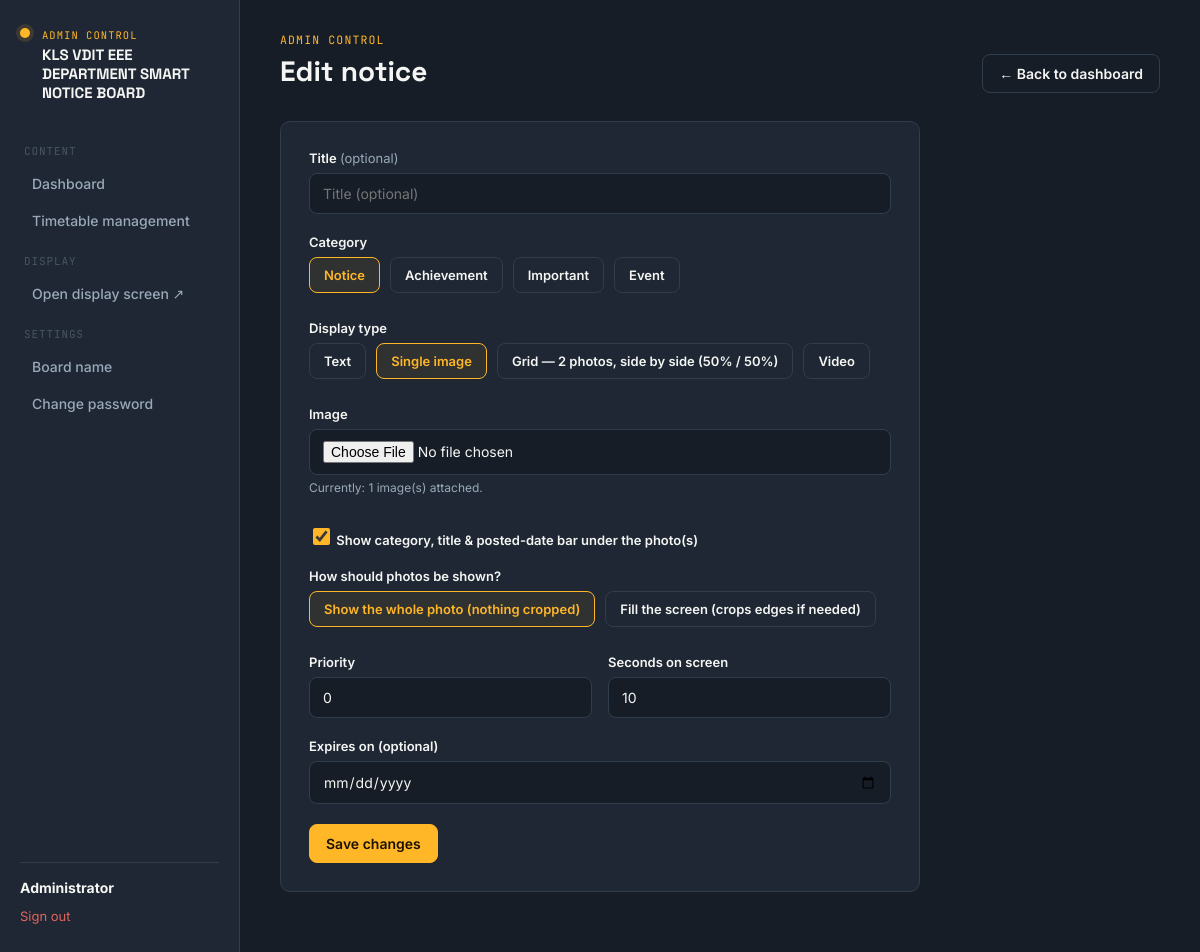
The page /notice/edit/1 (signed in) on the database its author committed.
### app.py (models this page shows, shortened)
class Settings(db.Model):
    id = db.Column(db.Integer, primary_key=True)
    board_title = db.Column(db.String(200), nullable=False, default=DEFAULT_BOARD_TITLE)

class User(UserMixin, db.Model):
    id = db.Column(db.Integer, primary_key=True)
    username = db.Column(db.String(64), unique=True, nullable=False)
    name = db.Column(db.String(128), nullable=False)
    password_hash = db.Column(db.String(255), nullable=False)
    role = db.Column(db.String(16), nullable=False, default="staff")  # admin | staff
    created_at = db.Column(db.DateTime, default=datetime.now)
    @property
    def is_admin(self):
        return self.role == "admin"

class Notice(db.Model):
    id = db.Column(db.Integer, primary_key=True)
    title = db.Column(db.String(200), nullable=False)
    category = db.Column(db.String(20), nullable=False, default="notice")
    display_type = db.Column(db.String(20), nullable=False, default="text")
    text_content = db.Column(db.Text, nullable=True)
    images = db.Column(db.Text, nullable=True)  # JSON list of filenames
    video_filename = db.Column(db.String(255), nullable=True)
    image_fit = db.Column(db.String(10), nullable=False, default=DEFAULT_IMAGE_FIT)  # cover | contain
    is_active = db.Column(db.Boolean, default=True)
    priority = db.Column(db.Integer, default=0)  # higher shows first
    duration_seconds = db.Column(db.Integer, default=10)  # how long to show in the normal rotation
    popup_duration_seconds = db.Column(db.Integer, default=15)  # how long an "important" full-screen popup stays up (separate from rotation duration)
    show_caption = db.Column(db.Boolean, default=True)  # if False, photo notices show pure full-bleed image — no badge/title/date bar at all
    created_by_id = db.Column(db.Integer, db.ForeignKey("user.id"))
    created_by = db.relationship("User", backref="notices")
    created_at = db.Column(db.DateTime, default=datetime.now)
    updated_at = db.Column(db.DateTime, default=datetime.now, onupdate=datetime.now)
    expires_at = db.Column(db.Date, nullable=True)
    ocr_used = db.Column(db.Boolean, default=False)
    ocr_source_filename = db.Column(db.String(255), nullable=True)
    ocr_extracted_at = db.Column(db.DateTime, nullable=True)
    def image_list(self):
        if not self.images:
            return []
        try:
            return json.loads(self.images)
        except (ValueError, TypeError):
            return []

### app.py (the view, shortened to what this page needs)
@app.route("/notice/edit/<int:notice_id>", methods=["GET", "POST"])
@login_required
def edit_notice(notice_id):
    notice = Notice.query.get_or_404(notice_id)
    if not current_user.is_admin and notice.created_by_id != current_user.id:
        abort(403)
    return render_template(
        "add_notice.html", categories=CATEGORIES, notice=notice,
        type_labels=DISPLAY_TYPE_LABELS, fit_options=IMAGE_FIT_OPTIONS,
        grid_photo_count=GRID_PHOTO_COUNT,
    )

### app.py (called while the page is built)
def get_settings():
    settings = Settings.query.first()
    if settings is None:
        settings = Settings(board_title=DEFAULT_BOARD_TITLE)
        db.session.add(settings)
        db.session.commit()
    return settings

@app.context_processor
def inject_settings():
    return {
        "site_settings": get_settings(),
        "asset_version": ASSET_VERSION,
        "ocr_available": PYTESSERACT_AVAILABLE and PYMUPDF_AVAILABLE,
    }

@login_manager.user_loader
def load_user(user_id):
    return User.query.get(int(user_id))

### templates/add_notice.html (shortened to what this page needs)
{% extends "base.html" %}
{% block extra_head %}
<link rel="stylesheet" href="https://cdnjs.cloudflare.com/ajax/libs/cropperjs/1.5.13/cropper.min.css">
{% endblock %}
{% block content %}
{% set active = 'add' %}
<div class="shell">
  {% include "_sidebar.html" with context %}
  <main class="main">
    <div class="page-head">
      <div>
        <span class="eyebrow">Admin Control</span>
        <h1>{{ 'Edit notice' if notice else 'Post a notice' }}</h1>
      </div>
      <a href="{{ url_for('dashboard') }}" class="btn btn-ghost">← Back to dashboard</a>
    </div>
    <form class="form-card" method="POST" enctype="multipart/form-data">
      <div class="field">
        <label for="title">Title <span class="optional-tag">(optional)</span></label>
        <input type="text" id="title" name="title" value="{{ notice.title if notice else '' }}" placeholder="Title (optional)">
      </div>
      <div class="field">
        <label>Category</label>
        <div class="radio-group" id="category-group">
          {% for key, meta in categories.items() %}
          <label class="radio-option {{ 'selected' if (notice and notice.category==key) or (not notice and key=='notice') }}">
            {{ meta.label }}
          </label>
          {% endfor %}
        </div>
      </div>
      <div class="field">
        <label>Display type</label>
        <div class="radio-group" id="type-group">
          {% for t in ['text', 'image', 'grid', 'video'] %}
          <label class="radio-option {{ 'selected' if (notice and notice.display_type==t) or (not notice and t=='text') }}">
            {{ type_labels[t] }}
          </label>
          {% endfor %}
        </div>
      </div>
      <div class="field" id="image-field" style="display:none;">
        <label for="images">Image</label>
        <input type="file" id="images" name="images" accept="image/*">
        {% if notice and notice.display_type == 'image' and notice.image_list() %}
        <div class="hint">Currently: {{ notice.image_list() | length }} image(s) attached.</div>
        {% endif %}
      </div>
      <div class="field" id="caption-toggle-field" style="display:none;">
        <label class="checkbox-option">
          <input type="checkbox" id="show_caption" name="show_caption" value="1" {{ 'checked' if (notice and notice.show_caption is not sameas False) or not notice }}>
          Show category, title &amp; posted-date bar under the photo(s)
        </label>
      </div>
      <div class="field" id="fit-field" style="display:none;">
        <label>How should photos be shown?</label>
        <div class="radio-group" id="fit-group">
          {% for key, label in fit_options.items() %}
          <label class="radio-option {{ 'selected' if (notice and notice.image_fit==key) or (not notice and key=='contain') }}">
            {{ label }}
          </label>
          {% endfor %}
        </div>
      </div>
      <div class="two-col">
        <div class="field">
          <label for="priority">Priority</label>
          <input type="number" id="priority" name="priority" value="{{ notice.priority if notice else 0 }}">
        </div>
        <div class="field" id="duration-field">
          <label for="duration_seconds">Seconds on screen</label>
          <input type="number" id="duration_seconds" name="duration_seconds" min="3" value="{{ notice.duration_seconds if notice else 10 }}">
        </div>
      </div>
      <div class="field">
        <label for="expires_at">Expires on (optional)</label>
        <input type="date" id="expires_at" name="expires_at" value="{{ notice.expires_at.isoformat() if notice and notice.expires_at else '' }}">
      </div>
      <button type="submit" class="btn btn-primary">{{ 'Save changes' if notice else 'Publish to display' }}</button>
    </form>
  </main>
</div>
{% endblock %}

### templates/_sidebar.html
<aside class="sidebar">
  <div class="brand-block">
    <span class="brand-mark"></span>
    <div class="brand-text">
      <span class="brand-eyebrow">Admin Control</span>
      <span class="brand-name">{{ site_settings.board_title }}</span>
    </div>
  </div>
  <nav class="nav-group">
    <span class="nav-label">Content</span>
    <a class="nav-link {{ 'active' if active=='dashboard' }}" href="{{ url_for('dashboard') }}">Dashboard</a>
    <a class="nav-link {{ 'active' if active=='timetable' }}" href="{{ url_for('timetable_list') }}">Timetable management</a>
    <span class="nav-label">Display</span>
    <a class="nav-link" href="{{ url_for('display') }}" target="_blank">Open display screen ↗</a>
    <span class="nav-label">Settings</span>
    <a class="nav-link {{ 'active' if active=='settings' }}" href="{{ url_for('board_settings') }}">Board name</a>
    <a class="nav-link {{ 'active' if active=='password' }}" href="{{ url_for('change_password') }}">Change password</a>
  </nav>
  <div class="sidebar-footer">
    <strong>{{ current_user.name }}</strong>
    <a class="logout-link" href="{{ url_for('logout') }}">Sign out</a>
  </div>
</aside>

### static/css/style.css (style rules this page uses)
:root { --ink: #F5F6F3; --ink-dim: #9AA9BA; --ink-faint: #64748099; --bg: #161D27; --bg-panel: #1E2733; --bg-panel-raised: #253140; --border: #303D4D; --accent: #FFB627; --accent-ink: #1B1200; --success: #3FA377; --danger: #E0645C; --cat-notice: #4C8DC4; --cat-achievement: #D4A93A; --cat-important: #D2564D; --cat-event: #38A08A; --radius: 10px; --font-display: 'Space Grotesk', sans-serif; --font-body: 'Inter', sans-serif; --font-mono: 'JetBrains Mono', monospace; }
* { box-sizing: border-box; }
html, body { margin: 0; padding: 0; background: var(--bg); color: var(--ink); font-family: var(--font-body); min-height: 100vh; }
a { color: inherit; text-decoration: none; }
button { font-family: inherit; cursor: pointer; }
.shell { display: grid; grid-template-columns: 240px 1fr; min-height: 100vh; }
.sidebar { background: var(--bg-panel); border-right: 1px solid var(--border); padding: 28px 20px; display: flex; flex-direction: column; gap: 28px; }
.brand-mark { width: 10px; height: 10px; border-radius: 50%; background: var(--accent); box-shadow: 0 0 0 4px #FFB62722; flex-shrink: 0; }
.brand-block { display: flex; align-items: flex-start; gap: 12px; }
.brand-text { display: flex; flex-direction: column; gap: 4px; min-width: 0; }
.brand-eyebrow { font-family: var(--font-mono); font-size: 10.5px; text-transform: uppercase; letter-spacing: 0.1em; color: var(--accent); }
.brand-name { font-family: var(--font-display); font-weight: 700; font-size: 15px; line-height: 1.25; }
.eyebrow { font-family: var(--font-mono); font-size: 11.5px; text-transform: uppercase; letter-spacing: 0.1em; color: var(--accent); display: block; margin-bottom: 6px; }
.nav-group { display: flex; flex-direction: column; gap: 2px; }
.nav-label { font-family: var(--font-mono); font-size: 11px; letter-spacing: 0.08em; text-transform: uppercase; color: var(--ink-faint); margin: 14px 4px 6px; }
.nav-link { display: flex; align-items: center; gap: 10px; padding: 9px 12px; border-radius: 8px; font-size: 14px; color: var(--ink-dim); font-weight: 500; }
.sidebar-footer { margin-top: auto; border-top: 1px solid var(--border); padding-top: 16px; font-size: 13px; color: var(--ink-dim); }
.sidebar-footer strong { color: var(--ink); display:block; font-size: 14px; }
.logout-link { display:block; margin-top: 12px; color: var(--danger); font-size: 13px; }
.main { padding: 32px 40px 60px; max-width: 1200px; }
.page-head { display: flex; justify-content: space-between; align-items: flex-end; margin-bottom: 28px; flex-wrap: wrap; gap: 16px; }
.page-head h1 { font-family: var(--font-display); font-size: 28px; margin: 0 0 4px; }
.btn { display: inline-flex; align-items: center; gap: 8px; border: 1px solid var(--border); background: var(--bg-panel-raised); color: var(--ink); padding: 10px 16px; border-radius: 8px; font-size: 14px; font-weight: 600; transition: border-color .15s ease; }
.btn-primary { background: var(--accent); color: var(--accent-ink); border-color: var(--accent); }
.btn-ghost { background: transparent; }
.form-card { background: var(--bg-panel); border: 1px solid var(--border); border-radius: var(--radius); padding: 28px; max-width: 640px; }
.field { margin-bottom: 20px; }
.field label { display: block; font-size: 13px; font-weight: 600; margin-bottom: 7px; color: var(--ink); }
.field .hint { font-size: 12px; color: var(--ink-dim); margin-top: 5px; }
.optional-tag { font-weight: 400; color: var(--ink-dim); text-transform: none; letter-spacing: 0; }
input[type=text], input[type=password], input[type=number], input[type=date], input[type=file], textarea, select { width: 100%; background: var(--bg); border: 1px solid var(--border); color: var(--ink); padding: 11px 13px; border-radius: 8px; font-size: 14px; font-family: var(--font-body); }
.radio-group { display: flex; gap: 10px; flex-wrap: wrap; }
.radio-option { border: 1px solid var(--border); border-radius: 8px; padding: 9px 14px; font-size: 13px; color: var(--ink-dim); cursor: pointer; }
.radio-option.selected { border-color: var(--accent); color: var(--accent); background: #FFB62714; }
.two-col { display: grid; grid-template-columns: 1fr 1fr; gap: 16px; }
.checkbox-option { display: flex; align-items: center; gap: 9px; font-size: 14px; font-weight: 600; color: var(--ink); cursor: pointer; }
.checkbox-option input[type=checkbox] { width: 17px; height: 17px; accent-color: var(--accent); cursor: pointer; }

### rows shown on the page
Settings: board_title "KLS VDIT EEE DEPARTMENT SMART NOTICE BOARD"
User: name "Administrator"
Notice: priority "0", duration_seconds "10"

### other values the page prints
{{ 'Edit notice' if notice else 'Post a notice' }} "Edit notice"
{{ meta.label }} "Notice" "Achievement" "Important" "Event"
{{ type_labels[t] }} "Text" "Single image" "Grid — 2 photos, side by side (50% / 50%)" "Video"
{{ notice.image_list() | length }} "1"
{{ label }} "Show the whole photo (nothing cropped)" "Fill the screen (crops edges if needed)"
{{ 'Save changes' if notice else 'Publish to display' }} "Save changes"
